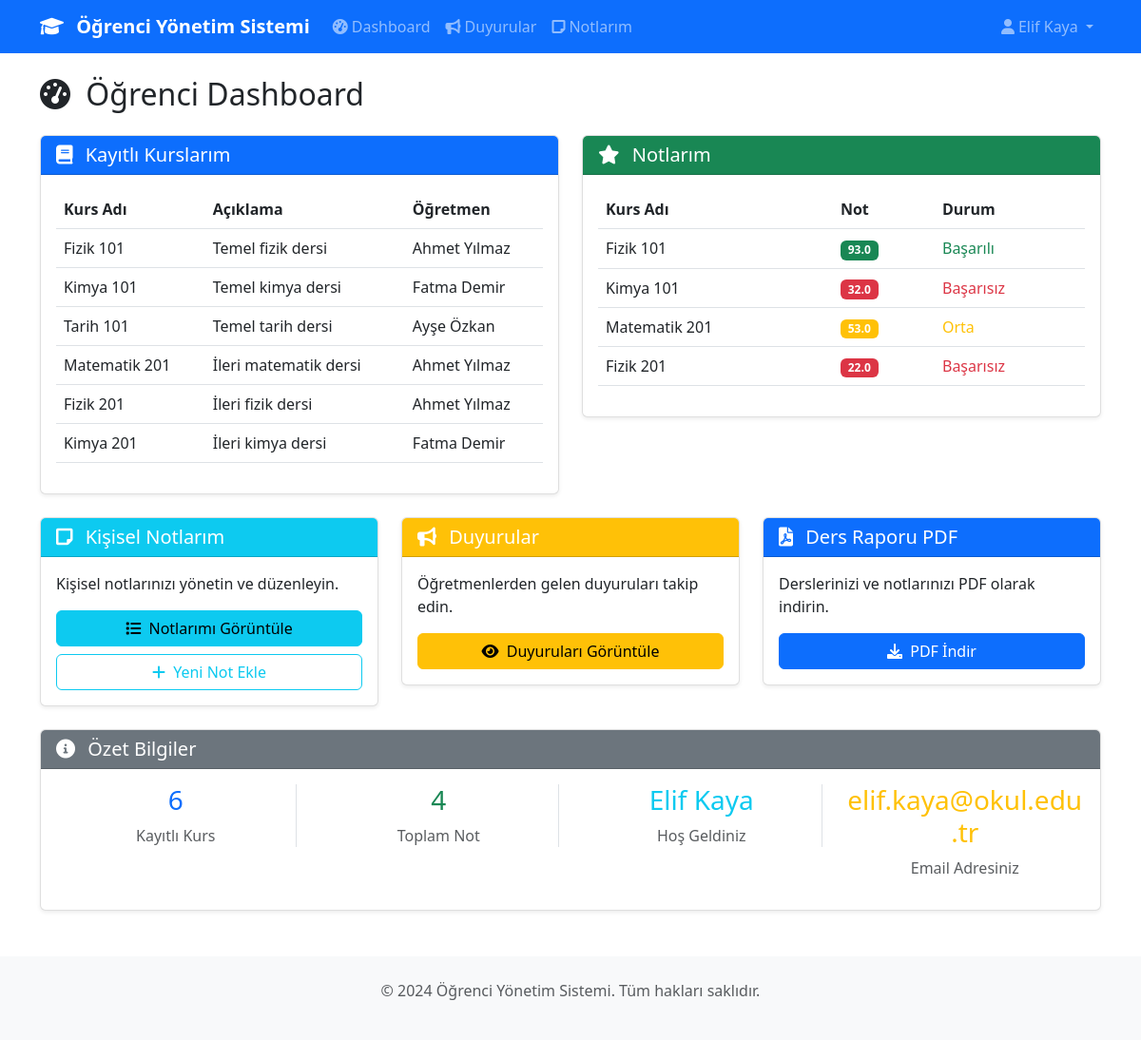
Page /student/dashboard (signed in) on the committed database.
### models.py (models this page shows, shortened)
class User(UserMixin, db.Model):
    __tablename__ = 'users'
    id = db.Column(db.Integer, primary_key=True)
    name = db.Column(db.String(100), nullable=False)
    email = db.Column(db.String(120), unique=True, nullable=False)
    password_hash = db.Column(db.String(255), nullable=False)
    role = db.Column(db.Enum('student', 'teacher'), nullable=False)
    created_at = db.Column(db.DateTime, default=datetime.utcnow)
    courses_taught = db.relationship('Course', backref='teacher', lazy=True)
    enrollments = db.relationship('Enrollment', backref='student', lazy=True, cascade='all, delete-orphan')
    grades = db.relationship('Grade', backref='student', lazy=True, cascade='all, delete-orphan')
    notes = db.relationship('Note', backref='user', lazy=True, cascade='all, delete-orphan')
    announcements = db.relationship('Announcement', backref='author', lazy=True, cascade='all, delete-orphan')

class Enrollment(db.Model):
    __tablename__ = 'enrollments'
    id = db.Column(db.Integer, primary_key=True)
    student_id = db.Column(db.Integer, db.ForeignKey('users.id'), nullable=False)
    course_id = db.Column(db.Integer, db.ForeignKey('courses.id'), nullable=False)
    enrolled_at = db.Column(db.DateTime, default=datetime.utcnow)
    __table_args__ = (db.UniqueConstraint('student_id', 'course_id', name='unique_enrollment'),)

class Course(db.Model):
    __tablename__ = 'courses'
    id = db.Column(db.Integer, primary_key=True)
    name = db.Column(db.String(100), nullable=False)
    description = db.Column(db.Text)
    teacher_id = db.Column(db.Integer, db.ForeignKey('users.id'), nullable=False)
    created_at = db.Column(db.DateTime, default=datetime.utcnow)
    enrollments = db.relationship('Enrollment', backref='course', lazy=True, cascade='all, delete-orphan')
    grades = db.relationship('Grade', backref='course', lazy=True, cascade='all, delete-orphan')

class Grade(db.Model):
    __tablename__ = 'grades'
    id = db.Column(db.Integer, primary_key=True)
    student_id = db.Column(db.Integer, db.ForeignKey('users.id'), nullable=False)
    course_id = db.Column(db.Integer, db.ForeignKey('courses.id'), nullable=False)
    note = db.Column(db.Float, nullable=False)
    created_at = db.Column(db.DateTime, default=datetime.utcnow)
    __table_args__ = (db.UniqueConstraint('student_id', 'course_id', name='unique_grade'),)

### routes.py (the view)
    @app.route('/student/dashboard')
    @login_required
    @student_required
    def student_dashboard():
        enrollments = Enrollment.query.filter_by(student_id=current_user.id).all()
        grades = Grade.query.filter_by(student_id=current_user.id).all()
        return render_template('student/dashboard.html', enrollments=enrollments, grades=grades)

### app.py (called while the page is built)
def create_app():
    app = Flask(__name__)
    app.config.from_object(Config)
    db.init_app(app)
    login_manager = LoginManager()
    login_manager.init_app(app)
    login_manager.login_view = 'login'
    login_manager.login_message = 'Bu sayfaya erişmek için giriş yapmalısınız.'
    login_manager.login_message_category = 'info'
    @login_manager.user_loader
    def load_user(user_id):
        return User.query.get(int(user_id))
    init_routes(app)
    @app.errorhandler(403)
    def forbidden(error):
        return render_template('errors/403.html'), 403
    @app.errorhandler(404)
    def not_found(error):
        return render_template('errors/404.html'), 404
    return app

### routes.py (called while the page is built)
def student_required(f):
    @wraps(f)
    def decorated_function(*args, **kwargs):
        if not current_user.is_authenticated or current_user.role != 'student':
            abort(403)
        return f(*args, **kwargs)
    return decorated_function

### templates/student/dashboard.html (shortened to what this page needs)
{% extends "base.html" %}
{% block content %}
<div class="row">
    <div class="col-12">
        <h2 class="mb-4">
            <i class="fas fa-tachometer-alt me-2"></i>
            Öğrenci Dashboard
        </h2>
    </div>
</div>
<div class="row">
    <div class="col-md-6">
        <div class="card">
            <div class="card-header bg-primary text-white">
                <h5 class="mb-0">
                    <i class="fas fa-book me-2"></i>
                    Kayıtlı Kurslarım
                </h5>
            </div>
            <div class="card-body">
                {% if enrollments %}
                <div class="table-responsive">
                    <table class="table table-hover">
                        <thead>
                            <tr>
                                <th>Kurs Adı</th>
                                <th>Açıklama</th>
                                <th>Öğretmen</th>
                            </tr>
                        </thead>
                        <tbody>
                            {% for enrollment in enrollments %}
                            <tr>
                                <td>{{ enrollment.course.name }}</td>
                                <td>{{ enrollment.course.description or 'Açıklama yok' }}</td>
                                <td>{{ enrollment.course.teacher.name }}</td>
                            </tr>
                            {% endfor %}
                        </tbody>
                    </table>
                </div>
                {% else %}
                <div class="text-center text-muted">
                    <i class="fas fa-book-open fa-3x mb-3"></i>
                    <p>Henüz hiç kursa kayıtlı değilsiniz.</p>
                </div>
                {% endif %}
            </div>
        </div>
    </div>
    <div class="col-md-6">
        <div class="card">
            <div class="card-header bg-success text-white">
                <h5 class="mb-0">
                    <i class="fas fa-star me-2"></i>
                    Notlarım
                </h5>
            </div>
            <div class="card-body">
                {% if grades %}
                <div class="table-responsive">
                    <table class="table table-hover">
                        <thead>
                            <tr>
                                <th>Kurs Adı</th>
                                <th>Not</th>
                                <th>Durum</th>
                            </tr>
                        </thead>
                        <tbody>
                            {% for grade in grades %}
                            <tr>
                                <td>{{ grade.course.name }}</td>
                                <td>
                                    <span class="badge bg-{{ 'success' if grade.note >= 70 else 'warning' if grade.note >= 50 else 'danger' }}">
                                        {{ grade.note }}
                                    </span>
                                </td>
                                <td>
                                    {% if grade.note >= 70 %}
                                        <span class="text-success">Başarılı</span>
                                    {% elif grade.note >= 50 %}
                                        <span class="text-warning">Orta</span>
                                    {% else %}
                                        <span class="text-danger">Başarısız</span>
                                    {% endif %}
                                </td>
                            </tr>
                            {% endfor %}
                        </tbody>
                    </table>
                </div>
                {% else %}
                <div class="text-center text-muted">
                    <i class="fas fa-star fa-3x mb-3"></i>
                    <p>Henüz hiç notunuz bulunmuyor.</p>
                </div>
                {% endif %}
            </div>
        </div>
    </div>
</div>
<div class="row mt-4">
    <div class="col-md-4">
        <div class="card">
            <div class="card-header bg-info text-white">
                <h5 class="mb-0">
                    <i class="fas fa-sticky-note me-2"></i>
                    Kişisel Notlarım
                </h5>
            </div>
            <div class="card-body">
                <p class="card-text">Kişisel notlarınızı yönetin ve düzenleyin.</p>
                <div class="d-grid gap-2">
                    <a href="{{ url_for('manage_notes') }}" class="btn btn-info">
                        <i class="fas fa-list me-1"></i>
                        Notlarımı Görüntüle
                    </a>
                    <a href="{{ url_for('add_note') }}" class="btn btn-outline-info">
                        <i class="fas fa-plus me-1"></i>
                        Yeni Not Ekle
                    </a>
                </div>
            </div>
        </div>
    </div>
    <div class="col-md-4">
        <div class="card">
            <div class="card-header bg-warning text-white">
                <h5 class="mb-0">
                    <i class="fas fa-bullhorn me-2"></i>
                    Duyurular
                </h5>
            </div>
            <div class="card-body">
                <p class="card-text">Öğretmenlerden gelen duyuruları takip edin.</p>
                <div class="d-grid">
                    <a href="{{ url_for('view_announcements') }}" class="btn btn-warning">
                        <i class="fas fa-eye me-1"></i>
                        Duyuruları Görüntüle
                    </a>
                </div>
            </div>
        </div>
    </div>
    <div class="col-md-4">
        <div class="card">
            <div class="card-header bg-primary text-white">
                <h5 class="mb-0">
                    <i class="fas fa-file-pdf me-2"></i>
                    Ders Raporu PDF
                </h5>
            </div>
            <div class="card-body">
                <p class="card-text">Derslerinizi ve notlarınızı PDF olarak indirin.</p>
                <div class="d-grid">
                    <a href="{{ url_for('student_pdf') }}" class="btn btn-primary">
                        <i class="fas fa-download me-1"></i>
                        PDF İndir
                    </a>
                </div>
            </div>
        </div>
    </div>
</div>
<div class="row mt-4">
    <div class="col-12">
        <div class="card">
            <div class="card-header bg-secondary text-white">
                <h5 class="mb-0">
                    <i class="fas fa-info-circle me-2"></i>
                    Özet Bilgiler
                </h5>
            </div>
            <div class="card-body">
                <div class="row text-center">
                    <div class="col-md-3">
                        <div class="border-end">
                            <h3 class="text-primary">{{ enrollments|length }}</h3>
                            <p class="text-muted">Kayıtlı Kurs</p>
                        </div>
                    </div>
                    <div class="col-md-3">
                        <div class="border-end">
                            <h3 class="text-success">{{ grades|length }}</h3>
                            <p class="text-muted">Toplam Not</p>
                        </div>
                    </div>
                    <div class="col-md-3">
                        <div class="border-end">
                            <h3 class="text-info">{{ current_user.name }}</h3>
                            <p class="text-muted">Hoş Geldiniz</p>
                        </div>
                    </div>
                    <div class="col-md-3">
                        <div>
                            <h3 class="text-warning">{{ current_user.email }}</h3>
                            <p class="text-muted">Email Adresiniz</p>
                        </div>
                    </div>
                </div>
            </div>
        </div>
    </div>
</div>
{% endblock %}

### templates/base.html (shortened to what this page needs)
<!DOCTYPE html>
<html lang="tr">
<head>
    <link href="https://cdn.jsdelivr.net/npm/bootstrap@5.3.0/dist/css/bootstrap.min.css" rel="stylesheet">
    <link href="https://cdnjs.cloudflare.com/ajax/libs/font-awesome/6.0.0/css/all.min.css" rel="stylesheet">
</head>
<body>
    <nav class="navbar navbar-expand-lg navbar-dark bg-primary">
        <div class="container">
            <a class="navbar-brand" href="{{ url_for('index') }}">
                <i class="fas fa-graduation-cap me-2"></i>
                Öğrenci Yönetim Sistemi
            </a>
            {% if current_user.is_authenticated %}
            <div class="collapse navbar-collapse" id="navbarNav">
                <ul class="navbar-nav me-auto">
                    {% if current_user.role == 'teacher' %}
                    <li class="nav-item">
                        <a class="nav-link" href="{{ url_for('teacher_dashboard') }}">
                            <i class="fas fa-tachometer-alt me-1"></i>Dashboard
                        </a>
                    </li>
                    <li class="nav-item">
                        <a class="nav-link" href="{{ url_for('manage_students') }}">
                            <i class="fas fa-users me-1"></i>Öğrenciler
                        </a>
                    </li>
                    <li class="nav-item">
                        <a class="nav-link" href="{{ url_for('manage_courses') }}">
                            <i class="fas fa-book me-1"></i>Kurslar
                        </a>
                    </li>
                    <li class="nav-item">
                        <a class="nav-link" href="{{ url_for('manage_enrollments') }}">
                            <i class="fas fa-user-graduate me-1"></i>Kurs Kayıtları
                        </a>
                    </li>
                    <li class="nav-item">
                        <a class="nav-link" href="{{ url_for('manage_grades') }}">
                            <i class="fas fa-star me-1"></i>Notlar
                        </a>
                    </li>
                    <li class="nav-item">
                        <a class="nav-link" href="{{ url_for('manage_announcements') }}">
                            <i class="fas fa-bullhorn me-1"></i>Duyurular
                        </a>
                    </li>
                    {% else %}
                    <li class="nav-item">
                        <a class="nav-link" href="{{ url_for('student_dashboard') }}">
                            <i class="fas fa-tachometer-alt me-1"></i>Dashboard
                        </a>
                    </li>
                    <li class="nav-item">
                        <a class="nav-link" href="{{ url_for('view_announcements') }}">
                            <i class="fas fa-bullhorn me-1"></i>Duyurular
                        </a>
                    </li>
                    {% endif %}
                    <li class="nav-item">
                        <a class="nav-link" href="{{ url_for('manage_notes') }}">
                            <i class="fas fa-sticky-note me-1"></i>Notlarım
                        </a>
                    </li>
                </ul>
                <ul class="navbar-nav">
                    <li class="nav-item dropdown">
                        <a class="nav-link dropdown-toggle" href="#" id="navbarDropdown" role="button" data-bs-toggle="dropdown">
                            <i class="fas fa-user me-1"></i>{{ current_user.name }}
                        </a>
                    </li>
                </ul>
            </div>
            {% endif %}
        </div>
    </nav>
    <main class="container mt-4">
        {% block content %}{% endblock %}
    </main>
    <footer class="bg-light text-center text-muted py-4 mt-5">
        <div class="container">
            <p>&copy; 2024 Öğrenci Yönetim Sistemi. Tüm hakları saklıdır.</p>
        </div>
    </footer>
</body>
</html>

### templates/base.html (style rules this page uses)
.navbar-brand { font-weight: bold; }
.card { box-shadow: 0 0.125rem 0.25rem rgba(0, 0, 0, 0.075); border: 1px solid rgba(0, 0, 0, 0.125); }
.btn-primary { background-color: #0d6efd; border-color: #0d6efd; }

### rows in the picture
User: name "Elif Kaya", email "elif.kaya@okul.edu.tr"
Enrollment: course.name "Fizik 101", course "Temel fizik dersi", course.teacher.name "Ahmet Yılmaz"
Enrollment: course.name "Kimya 101", course "Temel kimya dersi", course.teacher.name "Fatma Demir"
Enrollment: course.name "Tarih 101", course "Temel tarih dersi", course.teacher.name "Ayşe Özkan"
Enrollment: course.name "Matematik 201", course "İleri matematik dersi", course.teacher.name "Ahmet Yılmaz"
Enrollment: course.name "Fizik 201", course "İleri fizik dersi", course.teacher.name "Ahmet Yılmaz"
Enrollment: course.name "Kimya 201", course "İleri kimya dersi", course.teacher.name "Fatma Demir"
Grade: course.name "Fizik 101", note "93.0", shows "Başarılı"
Grade: course.name "Kimya 101", note "32.0", shows "Başarısız"
Grade: course.name "Matematik 201", note "53.0", shows "Orta"
Grade: course.name "Fizik 201", note "22.0", shows "Başarısız"

### other values in the picture
{{ enrollments|length }} "6"
{{ grades|length }} "4"
